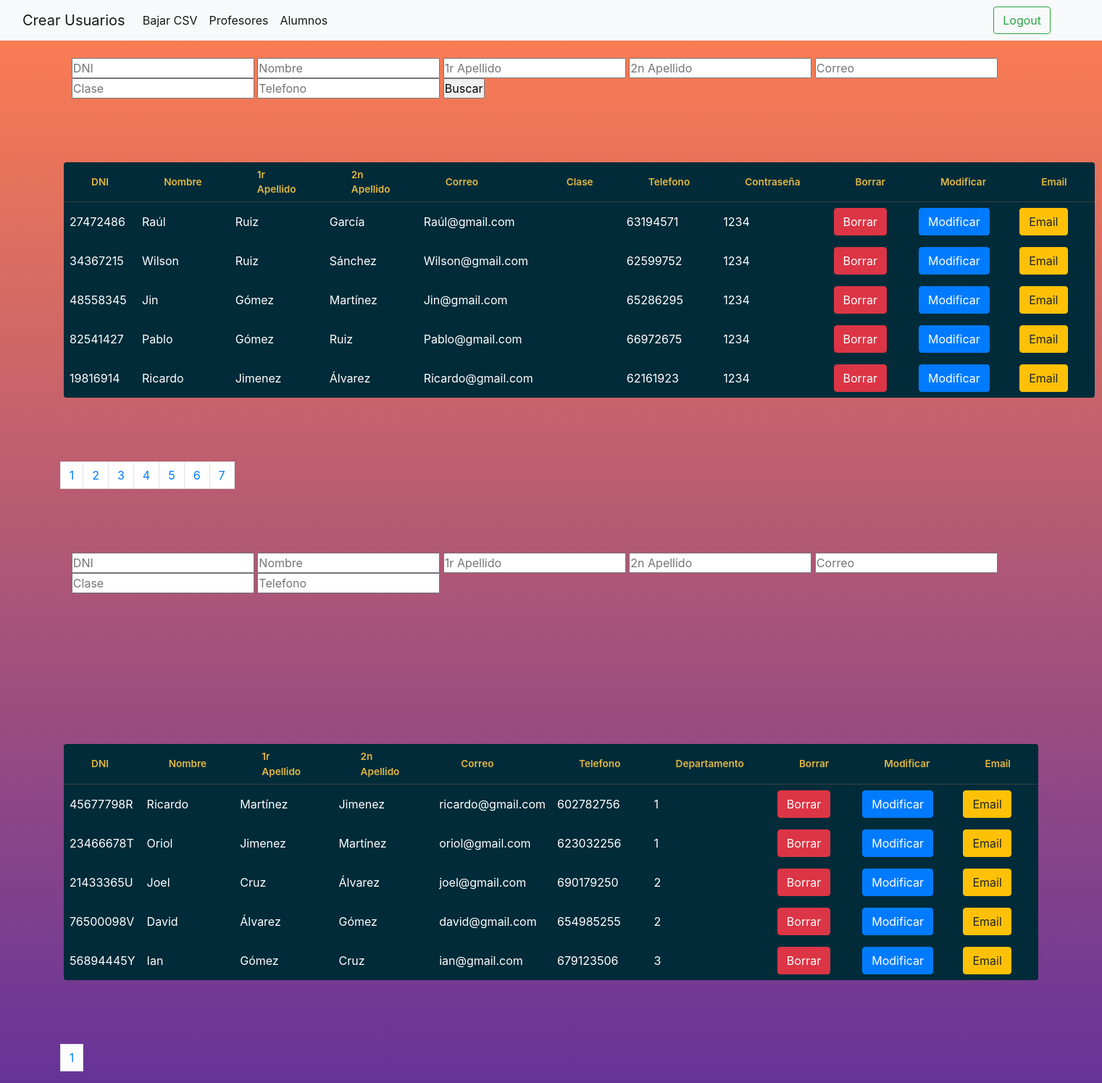
The page /admin.php?pag=4 on the database its author committed.
### tables this page shows
CREATE TABLE IF NOT EXISTS tbl_alumne(
	id_alumne int(10) NOT NULL AUTO_INCREMENT,
	dni_alu varchar(9) NULL,
	nom_alu varchar(20) NOT NULL,
	cognom1_alu varchar(20) NULL,
	cognom2_alu varchar(20) NULL,
	telf_alu varchar(9) NULL,
	email_alu varchar(50) NULL,
	classe int(5) NOT NULL,
    passwd_alu varchar(40) NULL,
	constraint pk_alumne PRIMARY KEY (id_alumne)
);

CREATE TABLE IF NOT EXISTS tbl_professor(
	id_professor int(5) NOT NULL AUTO_INCREMENT,
	dni_prof varchar(9) NULL,
	nom_prof varchar (20) NOT NULL,
	cognom1_prof varchar (20) NULL,
	cognom2_prof varchar (20) NULL,
	email_prof varchar(50) NULL,
	telf int (9) NULL,  
	dept int(5) NOT NULL,
    passwd_prof varchar(50) NULL,
	constraint pk_professor PRIMARY KEY (id_professor)
);

### admin.php (the view, shortened to what this page needs)
<!DOCTYPE html>
<html lang="en">
<head>
    <link rel="stylesheet" href="./styles/tabla2.css">
    <link rel="stylesheet" href="https://maxcdn.bootstrapcdn.com/bootstrap/4.0.0/css/bootstrap.min.css"
>
</head>
<body>
<nav class="navbar navbar-expand-lg navbar-light bg-light">
  <div class="container-fluid" >
    <a class="navbar-brand" href="./profeoalu.php">Crear Usuarios</a>
    <div class="collapse navbar-collapse" id="navbarSupportedContent">
      <ul class="navbar-nav me-auto mb-2 mb-lg-0">
        <li class="nav-item">
          <a class="nav-link active" aria-current="page" href="./bajarcsv.php">Bajar CSV</a>
        </li>
        <li class="nav-item">
          <a class="nav-link active" aria-current="page" href="./adminp.php" href="">Profesores</a>
        </li>
        <li class="nav-item">
          <a class="nav-link active" aria-current="page" href="./adminalu.php" href="">Alumnos</a>
        </li>
      </ul>
      <form class="d-flex">
        <button class="btn btn-outline-success" onclick="window.location.href = './proc/proc_logout.php'" type="button">Logout</button>
      </form>
    </div>
  </div>
</nav>
<?php
include './proc/conexion.php';
?>
<br>
<form action="./pro" name="formulario_alu">
<div class="tabla-filtro">
<th><input  type="text" maxlength="20" name="tabla_dni_alu" id="tabla_dni_alu" placeholder="DNI"></th>
                        <th><input type="text" maxlength="20 " name="tabla_nom_alu" id="tabla_nom_alu" placeholder="Nombre"></th>
                        <th><input type="text" maxlength="20" name="tabla_cognom1_alu" id="tabla_cognom1_alu" placeholder="1r Apellido"></th>
                        <th><input type="text" maxlength="20" name="tabla_cognom2_alu" id="tabla_cognom2_alu" placeholder="2n Apellido"></th>
                        <th><input type="text" maxlength="20" name="tabla_email_alu" id="tabla_email_alu" placeholder="Correo"></th>
                        <th><input type="text" maxlength="20" name="tabla_classe" id="tabla_classe" placeholder="Clase"></th>
                        <th><input type="text" maxlength="20" name="tabla_telf_alu" id="tabla_telf_alu" placeholder="Telefono"></th>
                        <th><input type="submit" value="Buscar"></th>
                        </div>
                        </form>
<?php
$cantPorPagina = 5;
$sql = "SELECT * FROM tbl_alumne;";
$consulta= "SELECT c.nom_classe as 'classe'
FROM tbl_alumne
INNER JOIN tbl_classe c
ON classe = c.id_classe";
$queryAnim = mysqli_query($connection, $sql);
$numFilas = mysqli_num_rows($queryAnim);
$cantidadPaginas = ceil($numFilas/$cantPorPagina);
if (empty($_GET["pag"])) {
    $inicioPagina = 0;
}
else {
    $inicioPagina = ($_GET["pag"]-1)*$cantPorPagina;
}
$sql2 = "SELECT * FROM tbl_alumne LIMIT $inicioPagina, $cantPorPagina;";
$queryAlu = mysqli_query($connection, $sql2);
echo '<table>';
echo '<tr>';
echo '<th>DNI</th>';
echo '<th>Nombre</th>';
echo '<th>1r Apellido</th>';
echo '<th>2n Apellido</th>';
echo '<th>Correo</th>';
echo '<th>Clase</th>';
echo '<th>Telefono</th>';
echo '<th>Contraseña</th>';
if (!$_SESSION['login2']){
echo '<th>Borrar</th>';
echo'<th>Modificar</th>';
echo'<th>Email</th>';
echo '</tr>';
}
if(isset($_POST['formulario_alu'])){
    $sql_query = "SELECT FROM tbl_alumne
    WHERE (dni_alu LIKE \"%{$_POST['tabla_dni_alu']}%\" OR dni_alu IS NULL)
    AND (nom_alu LIKE \"%{$_POST['tabla_nom_alu']}%\" OR nom_alu IS NULL)
    AND (cognom1_alu LIKE \"%{$_POST['tabla_cognom1_alu']}%\" OR cognom1_alu IS NULL)
    AND (cognom2_alu LIKE \"%{$_POST['tabla_cognom2_alu']}%\" OR cognom2_alu IS NULL)
   AND (email_alu LIKE \"%{$_POST['tabla_email_alu']}%\" OR email_alu IS NULL)
    AND (classe LIKE \"%{$_POST['tabla_classe']}%\" OR classe IS NULL)
    AND (telf_alu LIKE \"%{$_POST['tabla_telf_alu']}%\" OR telf_alu IS NULL);";
  $sql = mysqli_query($connection, $sql_query);
  echo true;
}else {
  foreach ($queryAlu as $alumno) {
      echo '<tr>';
      echo "<td>{$alumno['dni_alu']}</td>";
      echo "<td>{$alumno['nom_alu']}</td>";
      echo "<td>{$alumno['cognom1_alu']}</td>";
      echo "<td>{$alumno['cognom2_alu']}</td>";
      echo "<td>{$alumno['email_alu']}</td>";
      echo "<td>{$consulta['classe']}</td>";
      echo "<td>{$alumno['telf_alu']}</td>";
      echo "<td>{$alumno['passwd_alu']}</td>";
    if (!$_SESSION['login2']) {
      echo "<td><button type='button' class='btn btn-danger' onClick=\"aviso('borrar.php?id={$alumno['id_alumne']};')\" >Borrar</button></td>";
      echo "<td><button type='button 'class='btn btn-primary' onClick=\"aviso('modificar.php?id={$alumno['id_alumne']};')\">Modificar</button></td>";
      echo "<td><button type='button' class='btn btn-warning' onClick=\"aviso('correo.php?id={$alumno['id_alumne']};')\">Email</button></td>";
    }
  }
      echo '</table>';
}
    echo" <nav class='paddingl' aria-label='Page navigation example'>
      <ul class='pagination pg-blue'>
        <li class='page-item'></li>";
        for($i=1;$i<=$cantidadPaginas;$i++) {
          echo "<li class='page-item'><a class='page-link' href='admin.php?pag=$i'>$i</a></li>
        ";
    }
    echo "<li class='page-item'</li>
      </ul>
    </nav>
    ";
?>
<br>
<br>
<br>
<form action="./admin.php" method="POST">
<div class="tabla-filtro">
<th><input  type="text" maxlength="20" name="tabla_dni_prof" id="tabla_dni_prof" placeholder="DNI"></th>
                        <th><input type="text" maxlength="20 " name="tabla_nom_prof" id="tabla_nom_prof" placeholder="Nombre"></th>
                        <th><input type="text" maxlength="20" name="tabla_cognom1_prof" id="tabla_cognom1_prof" placeholder="1r Apellido"></th>
                        <th><input type="text" maxlength="20" name="tabla_cognom2_prof" id="tabla_cognom2_prof" placeholder="2n Apellido"></th>
                        <th><input type="text" maxlength="20" name="tabla_email_prof" id="tabla_email_prof" placeholder="Correo"></th>
                        <th><input type="text" maxlength="20" name="tablaclasse_proff" id="tablaclasse_proff" placeholder="Clase"></th>
                        <th><input type="email" maxlength="20" name="tablatelf_profl" id="tablatelf_profl" placeholder="Telefono"></th>
                        </div>
<?php
$cantPorPagina = 6;
$sql = "SELECT * FROM tbl_professor;";
$queryAnim = mysqli_query($connection, $sql);
$numFilas = mysqli_num_rows($queryAnim);
$cantidadPaginas = ceil($numFilas/$cantPorPagina);
$sql1 = "SELECT * FROM tbl_professor;";
$listadoprof= mysqli_query($connection, $sql1);
echo '<table>';
echo '<tr>';
echo '<th>DNI</th>';
echo '<th>Nombre</th>';
echo '<th>1r Apellido</th>';
echo '<th>2n Apellido</th>';
echo '<th>Correo</th>';
echo '<th>Telefono</th>';
echo '<th>Departamento</th>';
if (!$_SESSION['login2']) {
echo '<th>Borrar</th>';
echo'<th>Modificar</th>';
echo'<th>Email</th>';
echo '</tr>';
}
foreach ($listadoprof as $professor) {
    echo '<tr>';
    echo "<td>{$professor['dni_prof']}</td>";
    echo "<br>";
    echo "<td>{$professor['nom_prof']}</td>";
    echo "<td>{$professor['cognom1_prof']}</td>";
    echo "<td>{$professor['cognom2_prof']}</td>";
    echo "<td>{$professor['email_prof']}</td>";
    echo "<td>{$professor['telf']}</td>";
    echo "<td>{$professor['dept']}</td>";
    if (!$_SESSION['login2']) {
    echo "<td><button type='button' class='btn btn-danger' onClick=\"aviso('borrarp.php?id={$professor['id_professor']};')\">Borrar</button></td>";
    echo "<td><button type='button' class='btn btn-primary'onClick=\"aviso('modificar.php?id={$professor['id_professor']};')\">Modificar</button></td>";
    echo "<td><button type='button' class='btn btn-warning' onClick=\"aviso('borrar.php?id={$professor['id_professor']};')\" >Email</button></td>";
    }
}
echo '</table>';
  echo" <nav class='paddingl' aria-label='Page navigation example'>
  <ul class='pagination pg-blue'>
    <li class='page-item'></li>
    ";
    for($i=1;$i<=$cantidadPaginas;$i++) {
      echo "<li class='page-item'><a class='page-link' href='adminp.php?pag=$i'>$i</a></li>
    ";
}
echo "<li class='page-item'></li>
  </ul>
</nav>
";
?>
</body>
</html>

### styles/tabla2.css (style rules this page uses)
*, *:before, *:after { margin: 0; padding: 0; box-sizing: border-box; }
body { background: rgb(253, 29, 83); background: linear-gradient(0deg, rgba(253, 29, 83, 1) 27%, rgba(249, 249, 249, 1) 79%); font-family: 'Open Sans', sans-serif; }
table { background: #012B39; border-radius: 0.25em; border-collapse: collapse; margin: 5.5em; }
th { border-bottom: 1px solid #364043; color: #E2B842; font-size: 0.85em; font-weight: 600; padding: 0.5em 2.8em; text-align: left; }
td { color: #fff; font-weight: 400; padding: 0.5em 0.5em; }
tbody tr { transition: background 0.25s ease; }
.d-flex { padding-left: 70%; }
body { background: -webkit-gradient(linear, left top, left bottom, from(coral), to(rebeccapurple)); background: linear-gradient(coral, rebeccapurple); }
.tabla-filtro { padding-left: 6.5%; }
.paddingl { padding-left: 5.5%; }

### rows shown on the page
tbl_alumne: dni_alu "27472486", nom_alu "Raúl", cognom1_alu "Ruiz", cognom2_alu "García", email_alu "Raúl@gmail.com", telf_alu "63194571", passwd_alu "1234"
tbl_alumne: dni_alu "34367215", nom_alu "Wilson", cognom1_alu "Ruiz", cognom2_alu "Sánchez", email_alu "Wilson@gmail.com", telf_alu "62599752", passwd_alu "1234"
tbl_alumne: dni_alu "48558345", nom_alu "Jin", cognom1_alu "Gómez", cognom2_alu "Martínez", email_alu "Jin@gmail.com", telf_alu "65286295", passwd_alu "1234"
tbl_alumne: dni_alu "82541427", nom_alu "Pablo", cognom1_alu "Gómez", cognom2_alu "Ruiz", email_alu "Pablo@gmail.com", telf_alu "66972675", passwd_alu "1234"
tbl_alumne: dni_alu "19816914", nom_alu "Ricardo", cognom1_alu "Jimenez", cognom2_alu "Álvarez", email_alu "Ricardo@gmail.com", telf_alu "62161923", passwd_alu "1234"
tbl_professor: dni_prof "45677798R", nom_prof "Ricardo", cognom1_prof "Martínez", cognom2_prof "Jimenez", email_prof "ricardo@gmail.com", telf "602782756", dept "1"
tbl_professor: dni_prof "23466678T", nom_prof "Oriol", cognom1_prof "Jimenez", cognom2_prof "Martínez", email_prof "oriol@gmail.com", telf "623032256", dept "1"
tbl_professor: dni_prof "21433365U", nom_prof "Joel", cognom1_prof "Cruz", cognom2_prof "Álvarez", email_prof "joel@gmail.com", telf "690179250", dept "2"
tbl_professor: dni_prof "76500098V", nom_prof "David", cognom1_prof "Álvarez", cognom2_prof "Gómez", email_prof "david@gmail.com", telf "654985255", dept "2"
tbl_professor: dni_prof "56894445Y", nom_prof "Ian", cognom1_prof "Gómez", cognom2_prof "Cruz", email_prof "ian@gmail.com", telf "679123506", dept "3"
